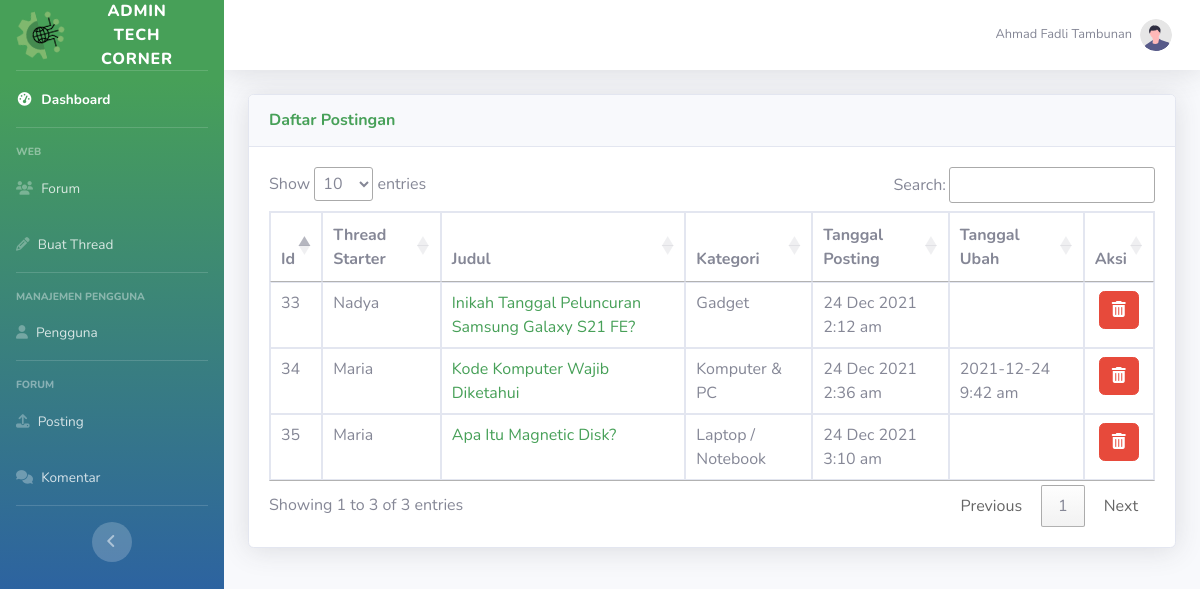
/admin/posting.php (signed in), run on an earlier commit of the app's database.
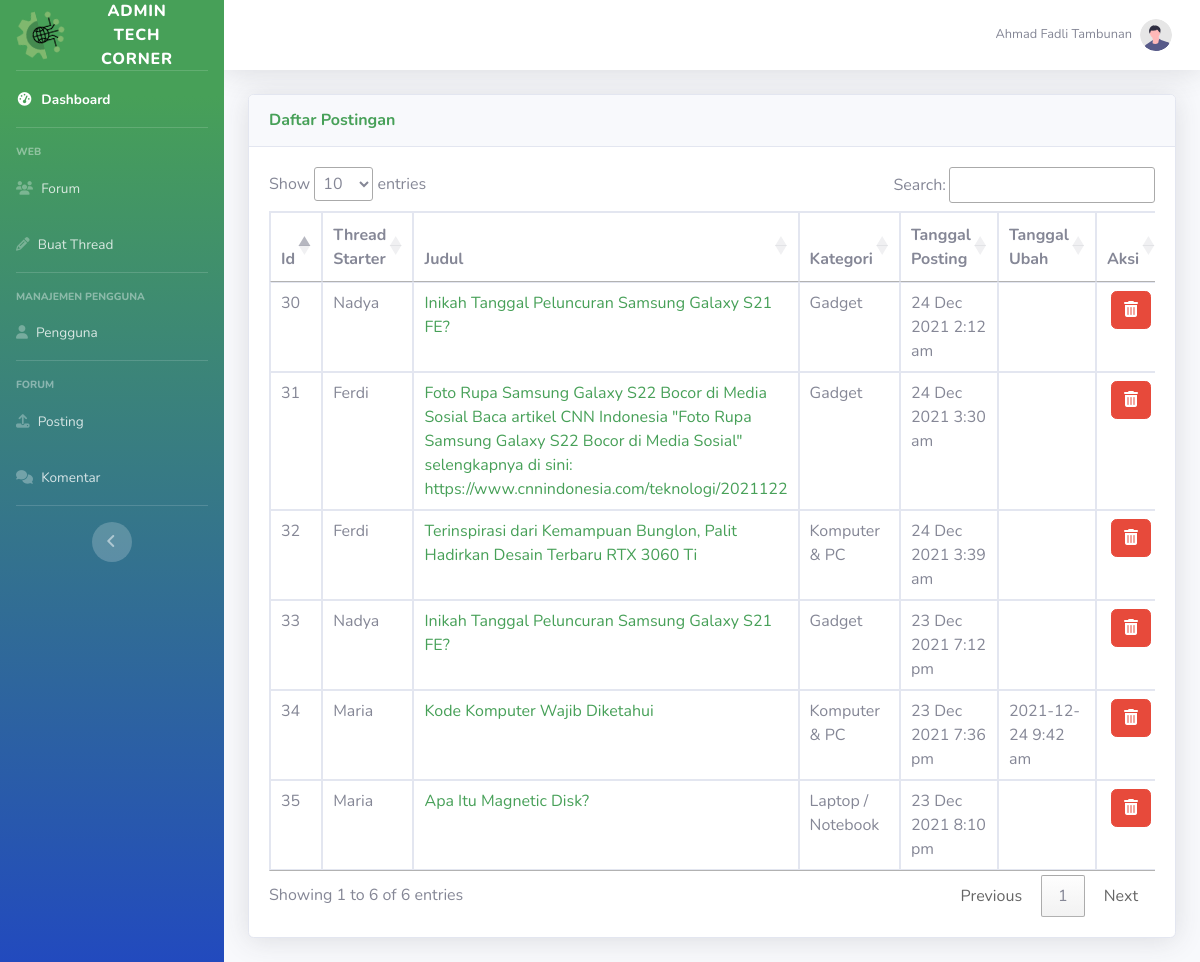
And on a later commit of the database.
### tables this page shows
CREATE TABLE `posting` (
  `id_thread` int(50) NOT NULL,
  `user_id` int(50) NOT NULL,
  `judul` varchar(200) NOT NULL,
  `konten` text NOT NULL,
  `kategori` varchar(50) NOT NULL,
  `thumb` varchar(50) NOT NULL,
  `tanggal_posting` timestamp NOT NULL DEFAULT current_timestamp(),
  `diubah` varchar(20) DEFAULT NULL
);

CREATE TABLE `users` (
  `id_user` int(11) NOT NULL,
  `username` varchar(50) NOT NULL,
  `email` varchar(100) NOT NULL,
  `password` varchar(100) NOT NULL,
  `name` varchar(100) NOT NULL,
  `foto` varchar(50) NOT NULL,
  `level` varchar(20) NOT NULL,
  `vkey` varchar(200) NOT NULL,
  `verified` enum('0','1') NOT NULL DEFAULT '0' COMMENT '0 = not verified\r\n1 = verified\r\n',
  `created_at` timestamp(6) NOT NULL DEFAULT current_timestamp(6)
);

### admin/posting.php (the view, shortened to what this page needs)
<?php
include ("layout/header.php");
include("../forum/funct/function.php");
?>
<div class="container-fluid">
    <div class="row">
        <div class="col-xl-12 col-lg-12">
            <div class="card shadow mb-4">
                <div
                    class="card-header py-3 d-flex flex-row align-items-center justify-content-between">
                    <h6 class="m-0 font-weight-bold text-primary">Daftar Postingan</h6>
                </div>
                <div class="card-body">
                <?php
                    $query = "SELECT * FROM posting";
                    $result= mysqli_query($conn, $query);
                    ?>
                    <div class="table-responsive">
                        <table class = 'table table-bordered' id="adminTable">
                            <thead>
                                <tr>
                                    <th>Id</th>
                                    <th>Thread Starter</th>
                                    <th>Judul</th>
                                    <th>Kategori</th>
                                    <th>Tanggal Posting</th>
                                    <th>Tanggal Ubah</th>
                                    <th>Aksi</th>
                                </tr>
                            </thead>
                            <tbody>
                    <?php
                    foreach ($result as $data) {
                    ?>
                               <tr>
                                    <td><?= $data['id_thread']; ?></td>
                                    <?php
                                        $resUname = mysqli_query($conn, "SELECT username FROM users WHERE id_user = ".$data['user_id']." LIMIT 1;" );
                                        $dataUname = mysqli_fetch_assoc($resUname);
                                    ?>
                                    <td><?= $dataUname['username']; ?></t>
                                    <td><a href="../forum/view.php?thread=<?= $data['id_thread']; ?>"><?= $data['judul']; ?></a></td>
                                    <td><?= $data['kategori']; ?></td>
                                    <td><?= date('d M Y g:i a', strtotime($data['tanggal_posting'])); ?></td>
                                    <td><?= $data['diubah']; ?></td>
                                    <td >
                                        <div class="text-center">
                                        <form method="POST" onsubmit="return confirm ('Anda Yakin Mau Menghapus Data?')">
                                                <button type='submit' name='btndel' class='btn btn-danger'><i class="fa fa-trash"></i></button>
                                        </div>
                                    </td>
                                </tr>
                    <?php } ?>
                            </tbody>
                        </table>
                    </div>
            </div>
        </div>
    </div>
</div>
<?php
include ("layout/footer.php");
?>

### admin/layout/header.php (shortened to what this page needs)
<!DOCTYPE html>
<html lang="en">
<head>
    <link href="assets/vendor/fontawesome-free/css/all.min.css" rel="stylesheet" type="text/css">
    <link href="assets/css/sb-admin-2.css" rel="stylesheet">
    <link rel="stylesheet" type="text/css" href="https://cdn.datatables.net/1.11.3/css/jquery.dataTables.css">
</head>
<body id="page-top">
    <div id="wrapper">
        <ul class="navbar-nav bg-gradient-primary sidebar sidebar-dark accordion" id="accordionSidebar">
            <a class="sidebar-brand d-flex align-items-center justify-content-center" href="../index.php">
                <div class="sidebar-brand-icon rotate-n-15">
                    <img src="../admin/assets/img/icon.png" alt="" width="50px">
                </div>
                <div class="sidebar-brand-text mx-3">Admin Tech Corner</div>
            </a>
            <hr class="sidebar-divider my-0">
            <li class="nav-item active">
                <a class="nav-link" href="index.php">
                    <i class="fas fa-fw fa-tachometer-alt"></i>
                    <span>Dashboard</span></a>
            </li>
            <hr class="sidebar-divider">
            <div class="sidebar-heading">
                WEB
            </div>
            <li class="nav-item">
                <a class="nav-link" href="../forum/all.php">
                    <i class="fas fa-fw fa-users"></i>
                    <span>Forum</span></a>
            </li>
            <li class="nav-item">
                <a class="nav-link" href="../forum/buat.php">
                    <i class="fa fa-pencil"></i>
                    <span>Buat Thread</span></a>
            </li>
            <hr class="sidebar-divider">
            <div class="sidebar-heading">
                Manajemen Pengguna
            </div>
            <li class="nav-item">
                <a class="nav-link" href="../admin/users.php">
                    <i class="fa fa-user" aria-hidden="true"></i>
                    <span>Pengguna</span>
                </a>
            </li>
            <hr class="sidebar-divider">
            <div class="sidebar-heading">
                Forum
            </div>
            <li class="nav-item">
                <a class="nav-link" href="../admin/posting.php">
                    <i class="fa fa-upload" aria-hidden="true"></i>
                    <span>Posting</span>
                </a>
                <a class="nav-link" href="../admin/komentar.php">
                    <i class="fa fa-comments" aria-hidden="true"></i>
                    <span>Komentar</span>
                </a>
            </li>
            <hr class="sidebar-divider d-none d-md-block">
            <div class="text-center d-none d-md-inline">
                <button class="rounded-circle border-0" id="sidebarToggle"></button>
            </div>
        </ul>
        <div id="content-wrapper" class="d-flex flex-column">
            <div id="content">
                <nav class="navbar navbar-expand navbar-light bg-white topbar mb-4 static-top shadow">
                    <ul class="navbar-nav ml-auto">
                        <li class="nav-item dropdown no-arrow">
                            <a class="nav-link dropdown-toggle" href="#" id="userDropdown" role="button"
                                data-toggle="dropdown" aria-haspopup="true" aria-expanded="false">
                                <span class="mr-2 d-none d-lg-inline text-gray-600 small"><?= $_SESSION["name"]; ?></span>
                                <img class="img-profile rounded-circle"
                                    src="assets/img/undraw_profile.svg">
                            </a>
                        </li>
                    </ul>
                </nav>

### admin/layout/footer.php (shortened to what this page needs)
</body>
</html>

What changed in the data, as far as the page shows it:
added posting: id_thread "30", user.username "Nadya", judul "Inikah Tanggal Peluncuran Samsung Galaxy S21 FE?", kategori "Gadget", tanggal_posting "24 Dec 2021 2:12 am"
added posting: id_thread "31", user.username "Ferdi", judul "Foto Rupa Samsung Galaxy S22 Bocor di Media Sosial Baca artikel CNN Indonesia \"Foto Rupa Samsung Galaxy S22 Bocor di Media Sosial\" selengkapnya di sini: https://www.cnnindonesia.com/teknologi/2021122", kategori "Gadget", tanggal_posting "24 Dec 2021 3:30 am"
added posting: id_thread "32", user.username "Ferdi", judul "Terinspirasi dari Kemampuan Bunglon, Palit Hadirkan Desain Terbaru RTX 3060 Ti", kategori "Komputer & PC", tanggal_posting "24 Dec 2021 3:39 am"
changed posting id 33: tanggal_posting "24 Dec 2021 2:12 am" → "23 Dec 2021 7:12 pm"
changed posting "Kode Komputer Wajib Diketahui": tanggal_posting "24 Dec 2021 2:36 am" → "23 Dec 2021 7:36 pm"
changed posting "Apa Itu Magnetic Disk?": tanggal_posting "24 Dec 2021 3:10 am" → "23 Dec 2021 8:10 pm"
Also different on the page:
text written by a page script: "Show entries Search: Showing 1 to 3 of 3 entries Previous 1 Next" → "Show entries Search: Showing 1 to 6 of 6 entries Previous 1 Next"
